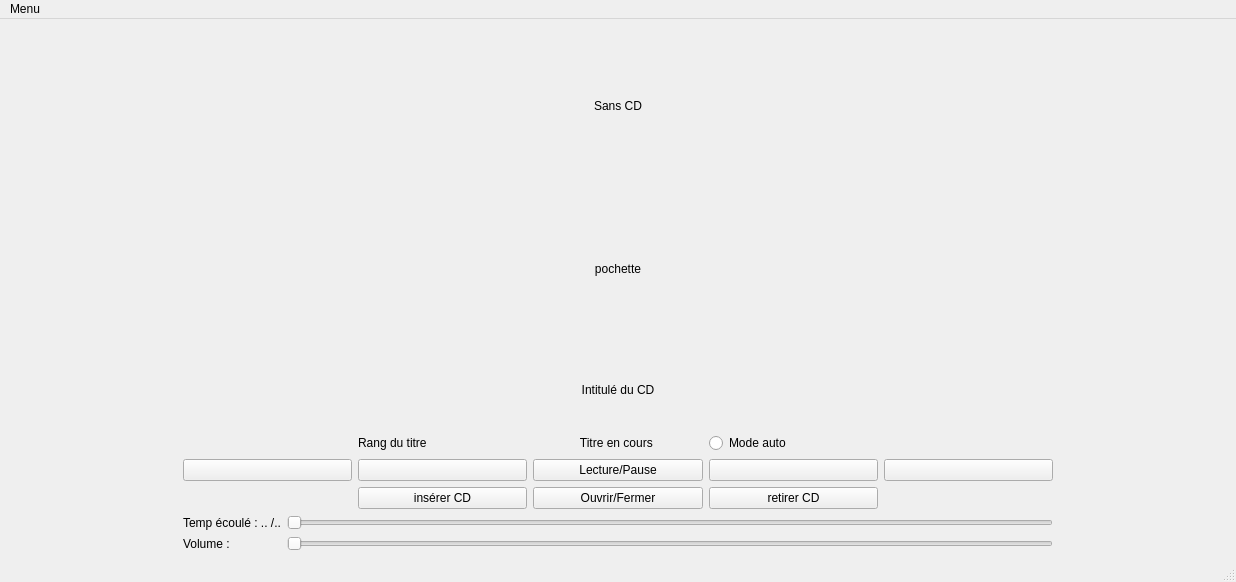
<?xml version="1.0" encoding="UTF-8"?>
<ui version="4.0">
 <class>LecteurVue</class>
 <widget class="QMainWindow" name="LecteurVue">
  <property name="geometry">
   <rect>
    <x>0</x>
    <y>0</y>
    <width>1236</width>
    <height>582</height>
   </rect>
  </property>
  <property name="windowTitle">
   <string>LecteurVue</string>
  </property>
  <widget class="QWidget" name="centralwidget">
   <layout class="QHBoxLayout" name="horizontalLayout_4">
    <item>
     <layout class="QHBoxLayout" name="horizontalLayout_3" stretch="1,5,1">
      <item>
       <spacer name="horizontalSpacer_2">
        <property name="orientation">
         <enum>Qt::Orientation::Horizontal</enum>
        </property>
        <property name="sizeHint" stdset="0">
         <size>
          <width>40</width>
          <height>20</height>
         </size>
        </property>
       </spacer>
      </item>
      <item>
       <layout class="QVBoxLayout" name="verticalLayout">
        <item>
         <layout class="QHBoxLayout" name="horizontalLayout">
          <item>
           <widget class="QLabel" name="etatDisque">
            <property name="text">
             <string>Sans CD</string>
            </property>
            <property name="alignment">
             <set>Qt::AlignmentFlag::AlignCenter</set>
            </property>
            <property name="margin">
             <number>10</number>
            </property>
            <property name="indent">
             <number>530</number>
            </property>
           </widget>
          </item>
         </layout>
        </item>
        <item>
         <layout class="QHBoxLayout" name="horizontalLayout_2">
          <item>
           <widget class="QLabel" name="pochette">
            <property name="text">
             <string>pochette</string>
            </property>
            <property name="alignment">
             <set>Qt::AlignmentFlag::AlignCenter</set>
            </property>
           </widget>
          </item>
         </layout>
        </item>
        <item>
         <layout class="QGridLayout" name="gridLayout">
          <item row="2" column="4">
           <widget class="QPushButton" name="titreSuivant">
            <property name="text">
             <string/>
            </property>
            <property name="icon">
             <iconset theme="QIcon::ThemeIcon::GoNext"/>
            </property>
           </widget>
          </item>
          <item row="0" column="2">
           <widget class="QLabel" name="intituleCD">
            <property name="text">
             <string>Intitulé du CD</string>
            </property>
            <property name="alignment">
             <set>Qt::AlignmentFlag::AlignCenter</set>
            </property>
           </widget>
          </item>
          <item row="3" column="2">
           <widget class="QPushButton" name="ouvrirFermer">
            <property name="text">
             <string>Ouvrir/Fermer</string>
            </property>
            <property name="checkable">
             <bool>true</bool>
            </property>
           </widget>
          </item>
          <item row="2" column="3">
           <widget class="QPushButton" name="boutonStop">
            <property name="text">
             <string/>
            </property>
            <property name="icon">
             <iconset theme="QIcon::ThemeIcon::MediaPlaybackStop"/>
            </property>
           </widget>
          </item>
          <item row="2" column="0">
           <widget class="QPushButton" name="titrePrec">
            <property name="text">
             <string/>
            </property>
            <property name="icon">
             <iconset theme="QIcon::ThemeIcon::GoPrevious"/>
            </property>
           </widget>
          </item>
          <item row="1" column="2">
           <widget class="QLabel" name="titreEnCours">
            <property name="text">
             <string>Titre en cours </string>
            </property>
            <property name="alignment">
             <set>Qt::AlignmentFlag::AlignCenter</set>
            </property>
           </widget>
          </item>
          <item row="2" column="1">
           <widget class="QPushButton" name="recommencerTitre">
            <property name="text">
             <string/>
            </property>
            <property name="icon">
             <iconset theme="QIcon::ThemeIcon::MediaSeekBackward"/>
            </property>
           </widget>
          </item>
          <item row="2" column="2">
           <widget class="QPushButton" name="lecturePause">
            <property name="text">
             <string>Lecture/Pause</string>
            </property>
            <property name="icon">
             <iconset theme="QIcon::ThemeIcon::MediaPlaybackStart"/>
            </property>
            <property name="checkable">
             <bool>true</bool>
            </property>
           </widget>
          </item>
          <item row="1" column="3">
           <widget class="QRadioButton" name="autoButton">
            <property name="text">
             <string>Mode auto</string>
            </property>
           </widget>
          </item>
          <item row="1" column="1">
           <widget class="QLabel" name="rangTitre">
            <property name="text">
             <string>Rang du titre</string>
            </property>
           </widget>
          </item>
          <item row="3" column="1">
           <widget class="QPushButton" name="insererCD">
            <property name="text">
             <string>insérer CD</string>
            </property>
            <property name="autoDefault">
             <bool>false</bool>
            </property>
           </widget>
          </item>
          <item row="3" column="3">
           <widget class="QPushButton" name="retirerCD">
            <property name="text">
             <string>retirer CD</string>
            </property>
           </widget>
          </item>
         </layout>
        </item>
        <item>
         <layout class="QGridLayout" name="gridLayout_2">
          <item row="1" column="1">
           <widget class="QSlider" name="barreVolume">
            <property name="maximum">
             <number>100</number>
            </property>
            <property name="orientation">
             <enum>Qt::Orientation::Horizontal</enum>
            </property>
           </widget>
          </item>
          <item row="0" column="0">
           <widget class="QLabel" name="tempEcoule">
            <property name="text">
             <string>Temp écoulé : .. /..</string>
            </property>
           </widget>
          </item>
          <item row="1" column="0">
           <widget class="QLabel" name="volume">
            <property name="text">
             <string>Volume :</string>
            </property>
           </widget>
          </item>
          <item row="0" column="1">
           <widget class="QSlider" name="barreTempEcoule">
            <property name="orientation">
             <enum>Qt::Orientation::Horizontal</enum>
            </property>
           </widget>
          </item>
         </layout>
        </item>
       </layout>
      </item>
      <item>
       <spacer name="horizontalSpacer">
        <property name="orientation">
         <enum>Qt::Orientation::Horizontal</enum>
        </property>
        <property name="sizeHint" stdset="0">
         <size>
          <width>40</width>
          <height>20</height>
         </size>
        </property>
       </spacer>
      </item>
     </layout>
    </item>
   </layout>
  </widget>
  <widget class="QMenuBar" name="menubar">
   <property name="geometry">
    <rect>
     <x>0</x>
     <y>0</y>
     <width>1236</width>
     <height>17</height>
    </rect>
   </property>
   <widget class="QMenu" name="menuMenu">
    <property name="title">
     <string>Menu</string>
    </property>
   </widget>
   <addaction name="menuMenu"/>
  </widget>
  <widget class="QStatusBar" name="statusbar"/>
 </widget>
 <resources/>
 <connections/>
</ui>
